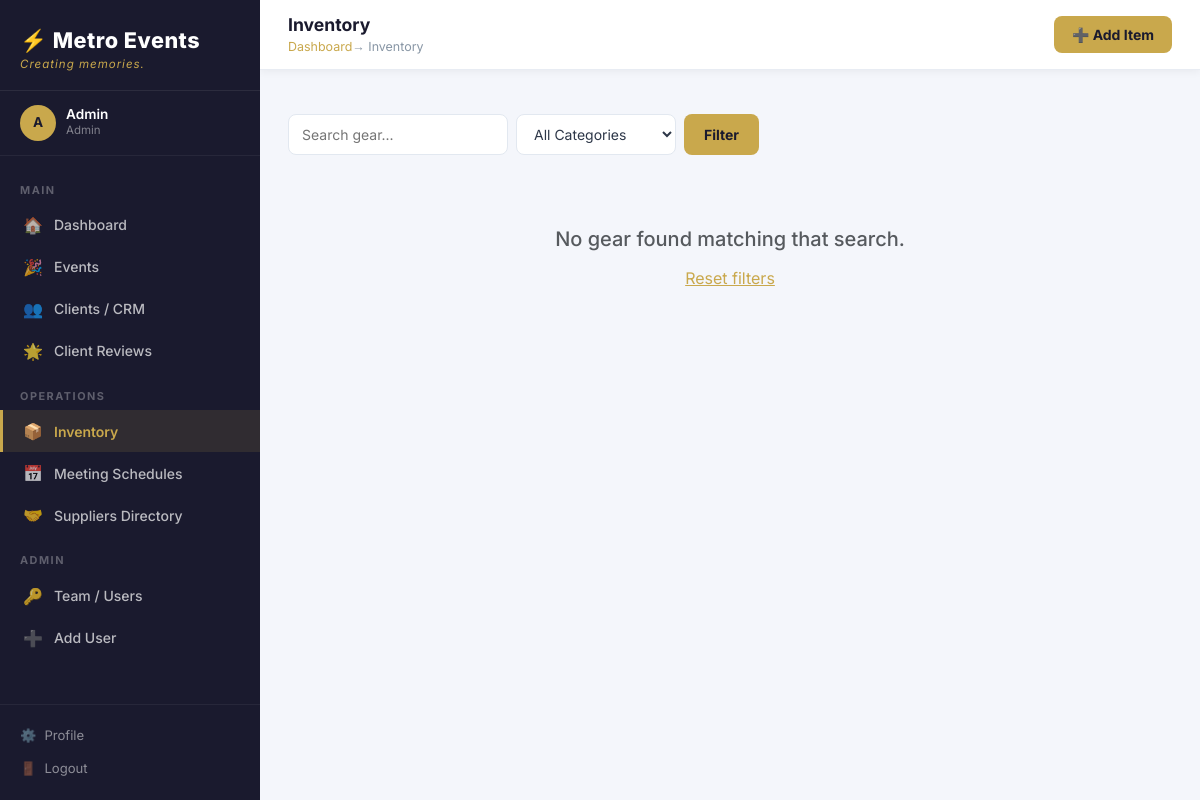
The page /inventory/ (signed in) on the database its author committed.
### models/user.py (models this page shows, shortened)
class User(UserMixin, db.Model):
    __tablename__ = "users"
    id = db.Column(db.Integer, primary_key=True)
    name = db.Column(db.String(100), nullable=False)
    email = db.Column(db.String(150), unique=True, nullable=False, index=True)
    password_hash = db.Column(db.String(256), nullable=False)
    role = db.Column(
        db.Enum("admin", "coordinator", "designer", "warehouse", "client",
                name="user_roles"),
        nullable=False,
        default="coordinator"
    )
    phone = db.Column(db.String(30))
    avatar_url = db.Column(db.String(300))
    is_active = db.Column(db.Boolean, default=True)
    created_at = db.Column(db.DateTime, default=datetime.utcnow)
    last_login = db.Column(db.DateTime)
    tasks = db.relationship("Task", back_populates="assigned_user",
                            foreign_keys="Task.assigned_to", lazy="dynamic")
    @property
    def is_admin(self) -> bool:
        return self.role == "admin"

### routes/inventory.py (the view)
@inventory_bp.route("/")
@login_required
def list_items():
    cat_filter = request.args.get("cat", "")
    search     = request.args.get("q", "").strip()
    page       = request.args.get("page", 1, type=int)
    q = InventoryItem.query.filter_by(is_active=True)
    if cat_filter:
        q = q.filter_by(category=cat_filter)
    if search:
        q = q.filter(InventoryItem.name.ilike(f"%{search}%"))
    items = q.order_by(InventoryItem.category, InventoryItem.name).paginate(page=page, per_page=24)
    return render_template("inventory/list.html",
        items=items, categories=ITEM_CATEGORIES,
        cat_filter=cat_filter, search=search,
    )

### models/user.py (called while the page is built)
@login_manager.user_loader
def load_user(user_id: str):
    return db.session.get(User, int(user_id))

### templates/inventory/list.html (shortened to what this page needs)
{% extends "base.html" %}
{% block page_title %}Inventory{% endblock %}
{% block breadcrumb %}
  <a href="{{ url_for('dashboard.index') }}">Dashboard</a> → Inventory
{% endblock %}
{% block topbar_actions %}
  <a href="{{ url_for('inventory.new_item') }}" class="btn-gold">➕ Add Item</a>
{% endblock %}
{% block content %}
<div class="d-flex gap-2 mb-4 flex-wrap">
  <form class="d-flex gap-2" method="GET" action="{{ url_for('inventory.list_items') }}">
    <input type="text" name="q" class="me-form-control" placeholder="Search gear..."
           value="{{ search or '' }}" style="width:220px;" />
    <select name="cat" class="me-form-control" style="width:160px;">
      <option value="">All Categories</option>
    </select>
    <button type="submit" class="btn-gold" style="padding: 0 20px;">Filter</button>
  </form>
</div>
<div class="row g-3">
  {% for item in items.items %}
  <div class="col-6 col-md-4 col-lg-3">
    <div class="me-card h-100" style="position: relative; transition:.2s; overflow: visible;"
         onmouseover="this.style.transform='translateY(-3px)'"
         onmouseout="this.style.transform=''">
      {% if current_user.is_admin or current_user.is_warehouse %}
      <div class="dropdown" style="position: absolute; top: 10px; right: 10px; z-index: 100;">
        <button class="btn btn-sm btn-light shadow-sm border" type="button"
                data-bs-toggle="dropdown" aria-haspopup="true" aria-expanded="false"
                style="border-radius: 50%; width: 32px; height: 32px; padding: 0; background: rgba(255,255,255,0.9);">
          ⋮
        </button>
        <ul class="dropdown-menu dropdown-menu-end shadow border-0" style="font-size: 0.85rem;">
          <li>
            <a class="dropdown-item" href="{{ url_for('inventory.edit_item', item_id=item.id) }}">
              ✏️ Edit Details
            </a>
          </li>
          <li><hr class="dropdown-divider"></li>
          <li>
            <form action="{{ url_for('inventory.delete_item', item_id=item.id) }}" method="POST"
                  onsubmit="return confirm('Permanently remove {{ item.name }} from inventory?');">
              <input type="hidden" name="csrf_token" value="{{ csrf_token() }}" />
              <button type="submit" class="dropdown-item text-danger">🗑 Delete Item</button>
            </form>
          </li>
        </ul>
      </div>
      {% endif %}
      <a href="{{ url_for('inventory.detail', item_id=item.id) }}" class="text-decoration-none">
        {% if item.photo_url %}
        <img src="{{ item.photo_url }}" alt="{{ item.name }}"
             style="width:100%; height:140px; object-fit:cover; border-radius: 12px 12px 0 0;"
             onerror="this.src='/static/img/no-image.svg'" />
        {% else %}
        <div style="height:120px; background: linear-gradient(135deg,#1A1A2E,#0F3460); display:flex; align-items:center; justify-content:center; font-size:2.5rem; border-radius: 12px 12px 0 0;">
          📦
        </div>
        {% endif %}
        <div class="me-card-body">
          <div style="font-weight:700; font-size:0.95rem; color:#1A1A2E; line-height: 1.2;" class="mb-1">
            {{ item.name }}
          </div>
          <div class="text-muted-sm mb-3" style="font-size: 0.8rem;">{{ item.category|title }}</div>
          <div class="d-flex justify-content-between align-items-center mt-auto">
            <span class="badge {{ 'bg-danger' if item.available_qty == 0 else ('bg-warning text-dark' if item.available_qty <= 2 else 'bg-success') }}"
                  style="font-size: 0.7rem; padding: 4px 7px;">
              {{ item.available_qty }}/{{ item.total_qty }} avail
            </span>
            <span class="text-muted-sm" style="font-size: 0.75rem;">
              {{ item.condition|title }}
            </span>
          </div>
          {% if item.sku %}
          <div class="text-muted-sm mt-2" style="font-size: 0.65rem; opacity: 0.7;">
            SKU: {{ item.sku }}
          </div>
          {% endif %}
        </div>
      </a>
    </div>
  </div>
  {% else %}
  <div class="col-12 text-center py-5">
    <h5 class="text-muted">No gear found matching that search.</h5>
    <a href="{{ url_for('inventory.list_items') }}" class="btn btn-link text-gold">Reset filters</a>
  </div>
  {% endfor %}
</div>
{% endblock %}

### templates/base.html (shortened to what this page needs)
<!DOCTYPE html>
<html lang="en">
<head>
  <link rel="stylesheet" href="https://cdn.jsdelivr.net/npm/bootstrap@5.3.2/dist/css/bootstrap.min.css" />
  <link rel="stylesheet" href="https://cdnjs.cloudflare.com/ajax/libs/font-awesome/6.4.2/css/all.min.css" />
  <link rel="stylesheet" href="{{ url_for('static', filename='css/metro.css') }}" />
</head>
<body>
{% if current_user.is_authenticated %}
<div class="me-layout">
  <aside class="me-sidebar">
    <div class="me-sidebar-logo">
      <div class="brand-name">⚡ {{ APP_NAME }}</div>
      <div class="brand-tag">{{ APP_TAGLINE }}</div>
    </div>
    <div class="me-sidebar-user">
      <div class="me-avatar">{{ current_user.name[0]|upper }}</div>
      <div>
        <div class="user-name">{{ current_user.name }}</div>
        <div class="user-role">{{ current_user.role|title }}</div>
      </div>
    </div>
    <nav class="me-nav">
      {% if current_user.role == 'client' %}
        <div class="me-nav-section">Portal</div>
        <a href="{{ url_for('public.index') }}">
          <span class="nav-icon">🌐</span> Back to Website
        </a>
      {% else %}
        <div class="me-nav-section">Main</div>
        <a href="{{ url_for('dashboard.index') }}" class="{{ 'active' if request.endpoint == 'dashboard.index' }}">
          <span class="nav-icon">🏠</span> Dashboard
        </a>
        <a href="{{ url_for('events.list_events') }}" class="{{ 'active' if request.blueprint == 'events' }}">
          <span class="nav-icon">🎉</span> Events
        </a>
        <a href="{{ url_for('clients.list_clients') }}" class="{{ 'active' if request.blueprint == 'clients' }}">
          <span class="nav-icon">👥</span> Clients / CRM
        </a>
        <a href="{{ url_for('dashboard.manage_reviews') }}" class="{{ 'active' if request.endpoint == 'dashboard.manage_reviews' }}">
          <span class="nav-icon">🌟</span> Client Reviews
        </a>
        <div class="me-nav-section">Operations</div>
        <a href="{{ url_for('inventory.list_items') }}" class="{{ 'active' if request.blueprint == 'inventory' }}">
          <span class="nav-icon">📦</span> Inventory
        </a>
        <a href="{{ url_for('meetings.index') }}" class="{{ 'active' if request.blueprint == 'meetings' }}">
          <span class="nav-icon">📅</span> Meeting Schedules
        </a>
        <a href="{{ url_for('suppliers.list_suppliers') }}" class="{{ 'active' if request.blueprint == 'suppliers' }}">
          <span class="nav-icon">🤝</span> Suppliers Directory
        </a>
        {% if current_user.is_admin %}
        <div class="me-nav-section">Admin</div>
        <a href="{{ url_for('auth.users_list') }}" class="{{ 'active' if request.endpoint == 'auth.users_list' }}">
          <span class="nav-icon">🔑</span> Team / Users
        </a>
        <a href="{{ url_for('auth.register') }}" class="{{ 'active' if request.endpoint == 'auth.register' }}">
          <span class="nav-icon">➕</span> Add User
        </a>
        {% endif %}
      {% endif %}
    </nav>
    <div class="me-sidebar-footer">
      <a href="{{ url_for('auth.profile') }}" class="{{ 'active' if request.endpoint == 'auth.profile' }}"><span>⚙️</span> Profile</a>
      <a href="{{ url_for('auth.logout') }}"><span>🚪</span> Logout</a>
    </div>
  </aside>
  <div class="me-main">
    <header class="me-topbar">
      <div class="d-flex align-items-center gap-3">
        <div>
          <div class="page-title">{% block page_title %}{{ APP_NAME }}{% endblock %}</div>
          <div class="breadcrumb">{% block breadcrumb %}{% endblock %}</div>
        </div>
      </div>
      <div class="d-flex align-items-center gap-2">
        {% block topbar_actions %}{% endblock %}
      </div>
    </header>
    <div class="px-4 pt-3">
    </div>
    <main class="me-content">
      {% block content %}{% endblock %}
    </main>
  </div>
</div>
{% else %}
  {% block auth_content %}{% endblock %}
{% endif %}
</body>
</html>

### static/css/metro.css (style rules this page uses)
:root { --me-gold: #C9A84C; --me-gold-light: #E8C97A; --me-dark: #1A1A2E; --me-dark2: #16213E; --me-dark3: #0F3460; --me-sidebar-w: 260px; --me-radius: 10px; --me-shadow: 0 4px 20px rgba(0,0,0,.12); --me-transition: all .22s ease; }
*, *::before, *::after { box-sizing: border-box; }
body { font-family: 'Inter', 'Segoe UI', system-ui, sans-serif; background: #F4F6FB; color: #2D3748; margin: 0; min-height: 100vh; }
a { color: var(--me-gold); text-decoration: none; }
.me-layout { display: flex; min-height: 100vh; }
.me-sidebar { width: var(--me-sidebar-w); background: var(--me-dark); display: flex; flex-direction: column; position: fixed; top: 0; left: 0; bottom: 0; z-index: 1040; transition: var(--me-transition); overflow-y: auto; overflow-x: hidden; }
.me-sidebar-logo { padding: 24px 20px 16px; border-bottom: 1px solid rgba(255,255,255,.08); }
.me-sidebar-logo .brand-name { font-size: 1.35rem; font-weight: 800; color: #fff; letter-spacing: .5px; }
.me-sidebar-logo .brand-tag { font-size: .72rem; color: var(--me-gold); font-style: italic; letter-spacing: 1px; }
.me-sidebar-user { padding: 14px 20px; display: flex; align-items: center; gap: 10px; border-bottom: 1px solid rgba(255,255,255,.06); }
.me-avatar { width: 36px; height: 36px; border-radius: 50%; background: var(--me-gold); color: var(--me-dark); display: flex; align-items: center; justify-content: center; font-weight: 700; font-size: .85rem; flex-shrink: 0; }
.me-sidebar-user .user-name { color: #fff; font-size: .85rem; font-weight: 600; line-height: 1.2; }
.me-sidebar-user .user-role { color: rgba(255,255,255,.45); font-size: .72rem; text-transform: capitalize; }
.me-nav { padding: 10px 0; flex: 1; }
.me-nav-section { padding: 16px 20px 6px; font-size: .68rem; font-weight: 700; color: rgba(255,255,255,.3); letter-spacing: 1.5px; text-transform: uppercase; }
.me-nav a { display: flex; align-items: center; gap: 11px; padding: 9px 20px; color: rgba(255,255,255,.7); font-size: .875rem; font-weight: 500; border-left: 3px solid transparent; transition: var(--me-transition); }
.me-nav a.active { background: rgba(201,168,76,.12); color: var(--me-gold); border-left-color: var(--me-gold); font-weight: 600; }
.me-nav a .nav-icon { font-size: 1rem; width: 20px; text-align: center; flex-shrink: 0; }
.me-sidebar-footer { padding: 14px 20px; border-top: 1px solid rgba(255,255,255,.06); }
.me-sidebar-footer a { color: rgba(255,255,255,.5); font-size: .82rem; display: flex; align-items: center; gap: 8px; padding: 7px 0; transition: var(--me-transition); }
.me-main { margin-left: var(--me-sidebar-w); flex: 1; display: flex; flex-direction: column; min-height: 100vh; }
.me-topbar { background: #fff; padding: 12px 28px; display: flex; align-items: center; justify-content: space-between; border-bottom: 1px solid #E8ECF3; position: sticky; top: 0; z-index: 100; box-shadow: 0 2px 8px rgba(0,0,0,.05); }
.me-topbar .page-title { font-size: 1.1rem; font-weight: 700; color: var(--me-dark); margin: 0; }
.me-topbar .breadcrumb { font-size: .78rem; color: #8896A5; margin: 0; }
.me-content { padding: 28px; flex: 1; }
.btn-gold { background: var(--me-gold); color: var(--me-dark); border: none; padding: 8px 18px; border-radius: 8px; font-weight: 700; font-size: .875rem; cursor: pointer; transition: var(--me-transition); display: inline-flex; align-items: center; gap: 6px; }
.me-form-control { border: 1.5px solid #E2E8F0; border-radius: 8px; padding: 9px 13px; font-size: .875rem; width: 100%; transition: var(--me-transition); background: #fff; color: #2D3748; }
.text-gold { color: var(--me-gold) !important; }

### rows shown on the page
User: name "A", name "Admin", role "Admin"

### other values the page prints
{{ APP_NAME }} "Metro Events"
{{ APP_TAGLINE }} "Creating memories."
